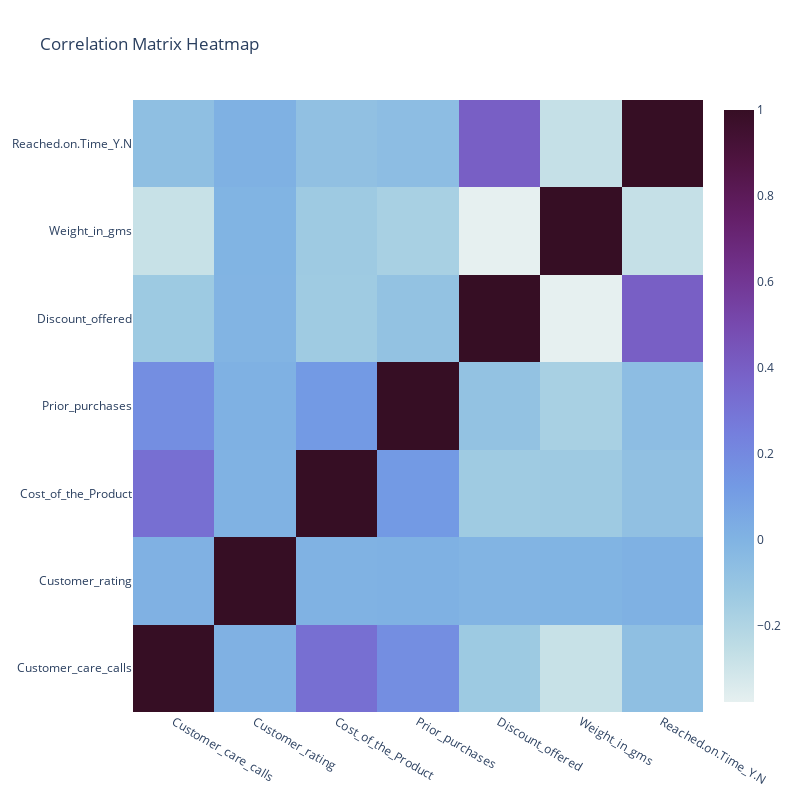

Notebook source saved alongside this figure:
### Code cell
correlation_matrix = Stridedf_ua.corr()

# Plotting the correlation matrix as a heatmap using Plotly, trying to use new libraries as part of visualization exercies
fig = go.Figure(data=go.Heatmap(
                   z=correlation_matrix.values,
                   x=correlation_matrix.columns,
                   y=correlation_matrix.columns,
                   colorscale='dense'))
fig.update_layout(title="Correlation Matrix Heatmap", width=800, height=800)
fig.show()

### Figure 1 — Plotly figure (JSON) as saved in the notebook; plotly's stock layout.template omitted (floating-point values rounded to 4 significant figures)
{"data": [{"colorscale": [[0, "rgb(230, 240, 240)"], [0.09091, "rgb(191, 221, 229)"], [0.1818, "rgb(156, 201, 226)"], [0.2727, "rgb(129, 180, 227)"], [0.3636, "rgb(115, 154, 228)"], [0.4545, "rgb(117, 127, 221)"], [0.5455, "rgb(120, 100, 202)"], [0.6364, "rgb(119, 74, 175)"], [0.7273, "rgb(113, 50, 141)"], [0.8182, "rgb(100, 31, 104)"], [0.9091, "rgb(80, 20, 66)"], [1, "rgb(54, 14, 36)"]], "type": "heatmap", "x": ["Customer_care_calls", "Customer_rating", "Cost_of_the_Product", "Prior_purchases", "Discount_offered", "Weight_in_gms", "Reached.on.Time_Y.N"], "y": ["Customer_care_calls", "Customer_rating", "Cost_of_the_Product", "Prior_purchases", "Discount_offered", "Weight_in_gms", "Reached.on.Time_Y.N"], "z": [[1, 0.01221, 0.3232, 0.1808, -0.1308, -0.2766, -0.06713], [0.01221, 1, 0.00927, 0.01318, -0.003124, -0.001897, 0.01312], [0.3232, 0.00927, 1, 0.1237, -0.1383, -0.1326, -0.07359], [0.1808, 0.01318, 0.1237, 1, -0.08277, -0.1682, -0.05552], [-0.1308, -0.003124, -0.1383, -0.08277, 1, -0.3761, 0.3971], [-0.2766, -0.001897, -0.1326, -0.1682, -0.3761, 1, -0.2688], [-0.06713, 0.01312, -0.07359, -0.05552, 0.3971, -0.2688, 1]]}], "layout": {"height": 800, "title": {"text": "Correlation Matrix Heatmap"}, "width": 800}}
